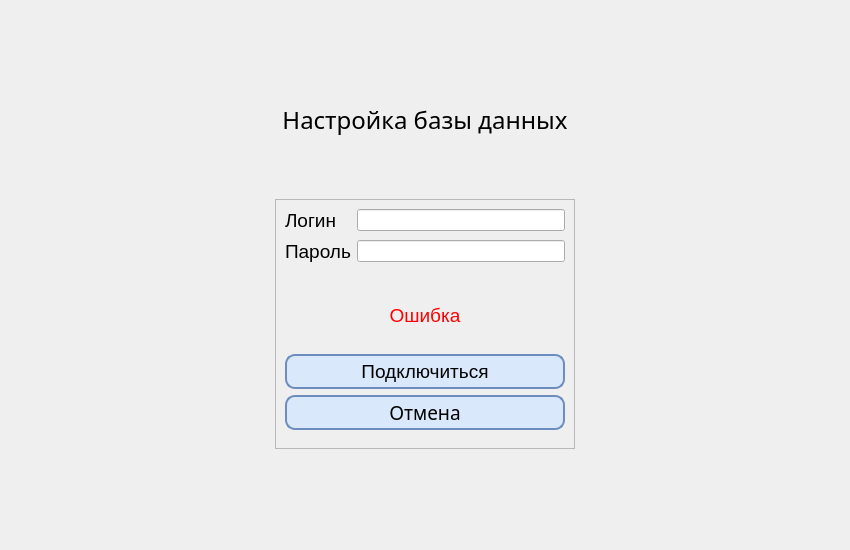
<?xml version="1.0" encoding="UTF-8"?>
<ui version="4.0">
 <class>DataBaseUserSettings</class>
 <widget class="QDialog" name="DataBaseUserSettings">
  <property name="geometry">
   <rect>
    <x>0</x>
    <y>0</y>
    <width>850</width>
    <height>550</height>
   </rect>
  </property>
  <property name="minimumSize">
   <size>
    <width>850</width>
    <height>550</height>
   </size>
  </property>
  <property name="maximumSize">
   <size>
    <width>850</width>
    <height>550</height>
   </size>
  </property>
  <property name="windowTitle">
   <string>Ввод пользователя БД</string>
  </property>
  <property name="windowIcon">
   <iconset theme="QIcon::ThemeIcon::ContactNew"/>
  </property>
  <property name="styleSheet">
   <string notr="true">#PageWidget{
	Font: &quot;Merriweather 18pt&quot;
}

QPushButton {
	background-color: #DAE8FC;
	border: 2px solid #6C8EBF;
	border-radius: 10px;
}

QPushButton:hover {
	background-color: #c8dcfc;
}

QPushButton:pressed {
	background-color: #a7c8fc;
}</string>
  </property>
  <layout class="QVBoxLayout" name="verticalLayout" stretch="2,2,10">
   <property name="spacing">
    <number>12</number>
   </property>
   <property name="leftMargin">
    <number>27</number>
   </property>
   <property name="rightMargin">
    <number>27</number>
   </property>
   <property name="bottomMargin">
    <number>65</number>
   </property>
   <item alignment="Qt::AlignmentFlag::AlignHCenter|Qt::AlignmentFlag::AlignTop">
    <widget class="SystemLabel" name="SysLabel" native="true">
     <property name="enabled">
      <bool>true</bool>
     </property>
     <property name="sizePolicy">
      <sizepolicy hsizetype="Fixed" vsizetype="Fixed">
       <horstretch>0</horstretch>
       <verstretch>0</verstretch>
      </sizepolicy>
     </property>
     <property name="maximumSize">
      <size>
       <width>525</width>
       <height>70</height>
      </size>
     </property>
     <property name="font">
      <font>
       <hintingpreference>PreferVerticalHinting</hintingpreference>
      </font>
     </property>
     <property name="layoutDirection">
      <enum>Qt::LayoutDirection::LeftToRight</enum>
     </property>
     <property name="autoFillBackground">
      <bool>false</bool>
     </property>
    </widget>
   </item>
   <item>
    <widget class="QLabel" name="MenuLabel">
     <property name="font">
      <font>
       <family>Merriweather</family>
       <pointsize>18</pointsize>
      </font>
     </property>
     <property name="text">
      <string>Настройка базы данных</string>
     </property>
     <property name="alignment">
      <set>Qt::AlignmentFlag::AlignCenter</set>
     </property>
    </widget>
   </item>
   <item alignment="Qt::AlignmentFlag::AlignHCenter|Qt::AlignmentFlag::AlignVCenter">
    <widget class="QFrame" name="SettingLayout">
     <property name="minimumSize">
      <size>
       <width>300</width>
       <height>250</height>
      </size>
     </property>
     <property name="maximumSize">
      <size>
       <width>9999</width>
       <height>350</height>
      </size>
     </property>
     <property name="frameShape">
      <enum>QFrame::Shape::StyledPanel</enum>
     </property>
     <property name="frameShadow">
      <enum>QFrame::Shadow::Raised</enum>
     </property>
     <layout class="QVBoxLayout" name="verticalLayout_2">
      <property name="spacing">
       <number>6</number>
      </property>
      <property name="bottomMargin">
       <number>18</number>
      </property>
      <item>
       <layout class="QFormLayout" name="formLayout">
        <property name="verticalSpacing">
         <number>8</number>
        </property>
        <item row="0" column="0">
         <widget class="QLabel" name="LoginLabel">
          <property name="font">
           <font>
            <pointsize>14</pointsize>
           </font>
          </property>
          <property name="text">
           <string>Логин</string>
          </property>
         </widget>
        </item>
        <item row="0" column="1">
         <widget class="QLineEdit" name="LoginEdit"/>
        </item>
        <item row="1" column="0">
         <widget class="QLabel" name="PassLabel">
          <property name="font">
           <font>
            <pointsize>14</pointsize>
           </font>
          </property>
          <property name="text">
           <string>Пароль</string>
          </property>
         </widget>
        </item>
        <item row="1" column="1">
         <widget class="QLineEdit" name="PassEdit">
          <property name="font">
           <font>
            <pointsize>8</pointsize>
           </font>
          </property>
         </widget>
        </item>
       </layout>
      </item>
      <item>
       <widget class="QLabel" name="ErrorLabel">
        <property name="minimumSize">
         <size>
          <width>0</width>
          <height>45</height>
         </size>
        </property>
        <property name="maximumSize">
         <size>
          <width>16777215</width>
          <height>90</height>
         </size>
        </property>
        <property name="palette">
         <palette>
          <active>
           <colorrole role="WindowText">
            <brush brushstyle="SolidPattern">
             <color alpha="255">
              <red>255</red>
              <green>0</green>
              <blue>0</blue>
             </color>
            </brush>
           </colorrole>
          </active>
          <inactive>
           <colorrole role="WindowText">
            <brush brushstyle="SolidPattern">
             <color alpha="255">
              <red>255</red>
              <green>0</green>
              <blue>0</blue>
             </color>
            </brush>
           </colorrole>
          </inactive>
          <disabled/>
         </palette>
        </property>
        <property name="font">
         <font>
          <pointsize>14</pointsize>
         </font>
        </property>
        <property name="text">
         <string>Ошибка</string>
        </property>
        <property name="alignment">
         <set>Qt::AlignmentFlag::AlignCenter</set>
        </property>
       </widget>
      </item>
      <item>
       <widget class="QPushButton" name="ConnectButton">
        <property name="minimumSize">
         <size>
          <width>0</width>
          <height>35</height>
         </size>
        </property>
        <property name="font">
         <font>
          <pointsize>14</pointsize>
         </font>
        </property>
        <property name="text">
         <string>Подключиться</string>
        </property>
       </widget>
      </item>
      <item>
       <widget class="QPushButton" name="CloseButton">
        <property name="sizePolicy">
         <sizepolicy hsizetype="Minimum" vsizetype="Maximum">
          <horstretch>0</horstretch>
          <verstretch>0</verstretch>
         </sizepolicy>
        </property>
        <property name="minimumSize">
         <size>
          <width>0</width>
          <height>35</height>
         </size>
        </property>
        <property name="maximumSize">
         <size>
          <width>9999</width>
          <height>35</height>
         </size>
        </property>
        <property name="font">
         <font>
          <family>Merriweather</family>
          <pointsize>14</pointsize>
         </font>
        </property>
        <property name="text">
         <string>Отмена</string>
        </property>
       </widget>
      </item>
     </layout>
    </widget>
   </item>
  </layout>
 </widget>
 <customwidgets>
  <customwidget>
   <class>SystemLabel</class>
   <extends>QWidget</extends>
   <header>SystemLabel.h</header>
   <container>1</container>
  </customwidget>
 </customwidgets>
 <resources/>
 <connections/>
</ui>
